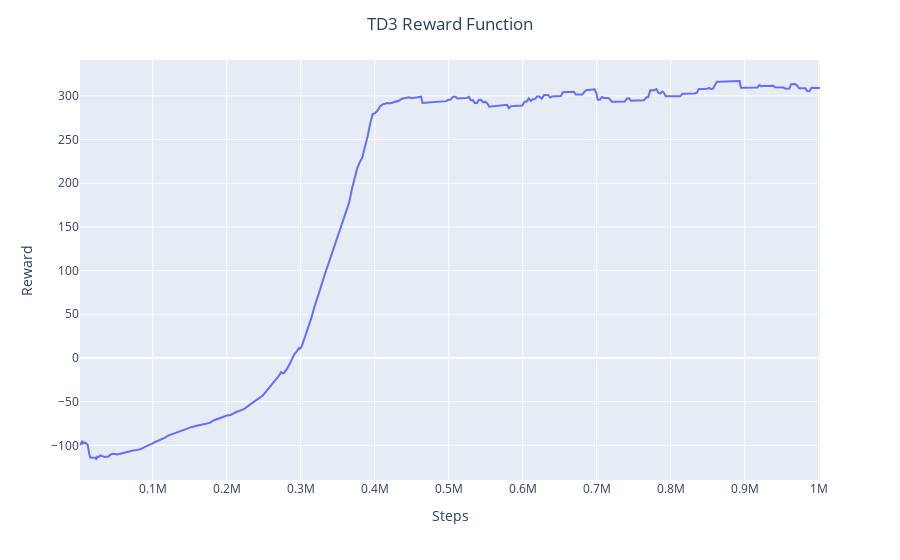

This figure's notebook cell:
### Code cell
# TD3 Reward Plot
df_td3 = pd.DataFrame(dict(
    x = t_td3,
    y = r_td3
))

fig = px.line(df_td3, x="x", y="y")
fig.update_layout(title='TD3 Reward Function', title_x=0.5,
                   xaxis_title='Steps',
                   yaxis_title='Reward') 
fig.show()

### Figure 1 — Plotly figure (JSON) as saved in the notebook; plotly's stock layout.template omitted (floating-point values rounded to 4 significant figures; data arrays with more than 128 entries replaced by an {"elided": "..."} marker saying what was removed)
{"data": [{"hovertemplate": "x=%{x}<br>y=%{y}<extra></extra>", "legendgroup": "", "line": {"color": "#636efa", "dash": "solid"}, "marker": {"symbol": "circle"}, "mode": "lines", "name": "", "orientation": "v", "showlegend": false, "type": "scatter", "x": {"elided": "339 int values"}, "xaxis": "x", "y": {"elided": "339 float values"}, "yaxis": "y"}], "layout": {"legend": {"tracegroupgap": 0}, "margin": {"t": 60}, "title": {"text": "TD3 Reward Function", "x": 0.5}, "xaxis": {"anchor": "y", "domain": [0, 1], "title": {"text": "Steps"}}, "yaxis": {"anchor": "x", "domain": [0, 1], "title": {"text": "Reward"}}}}
